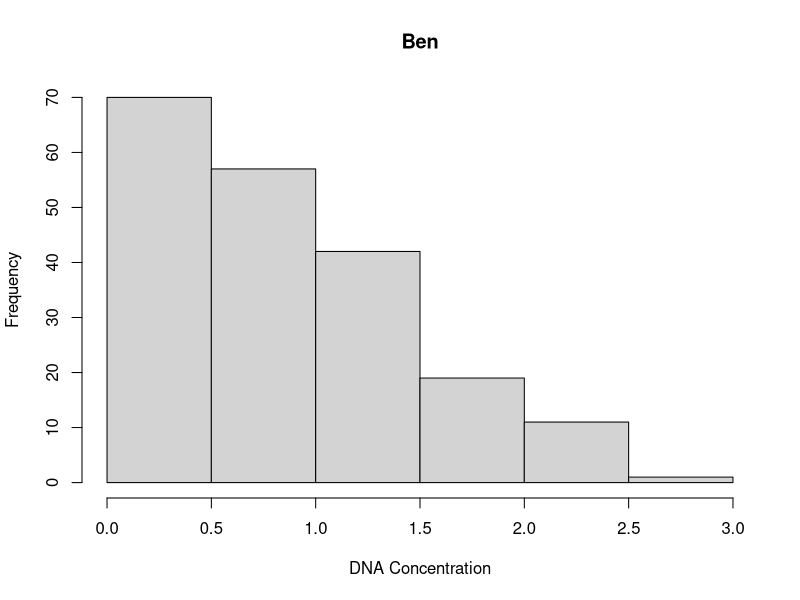
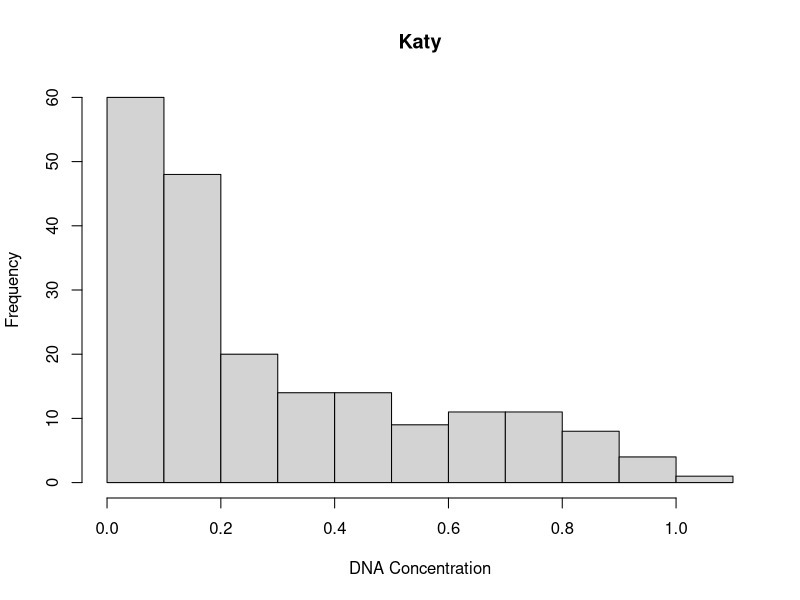
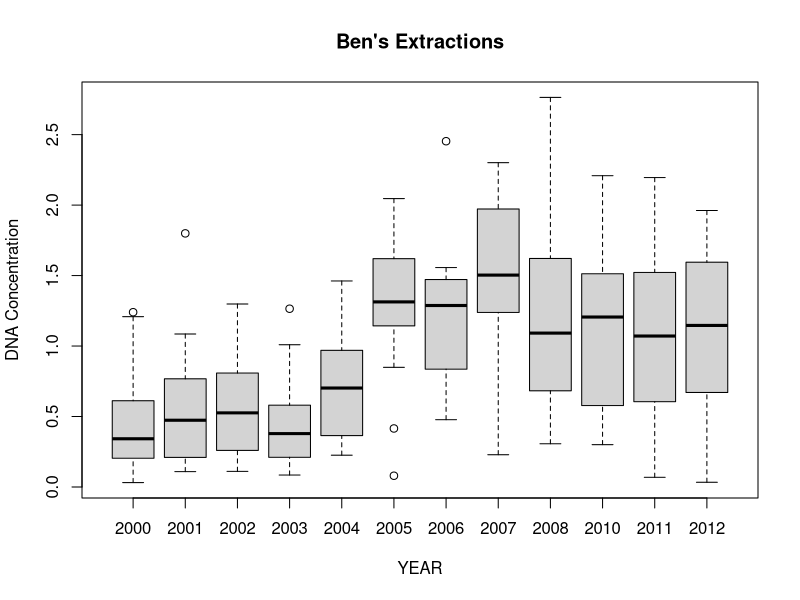
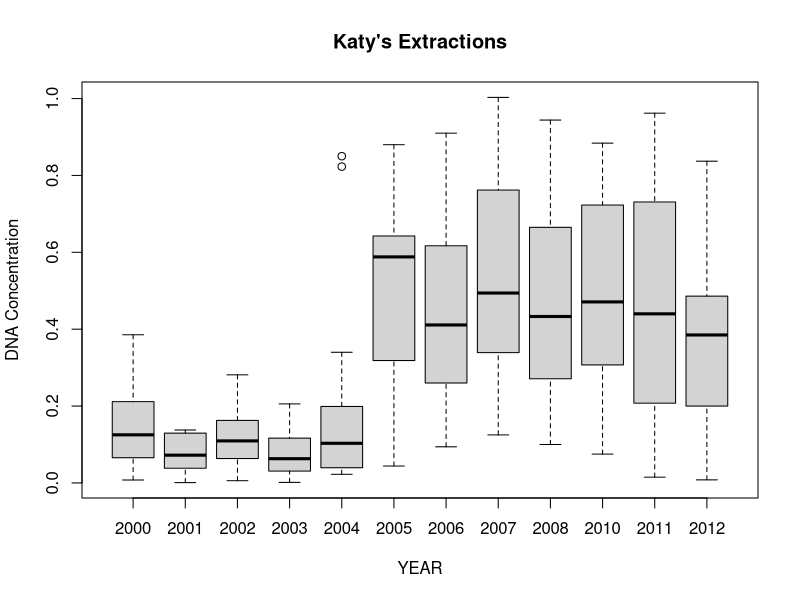
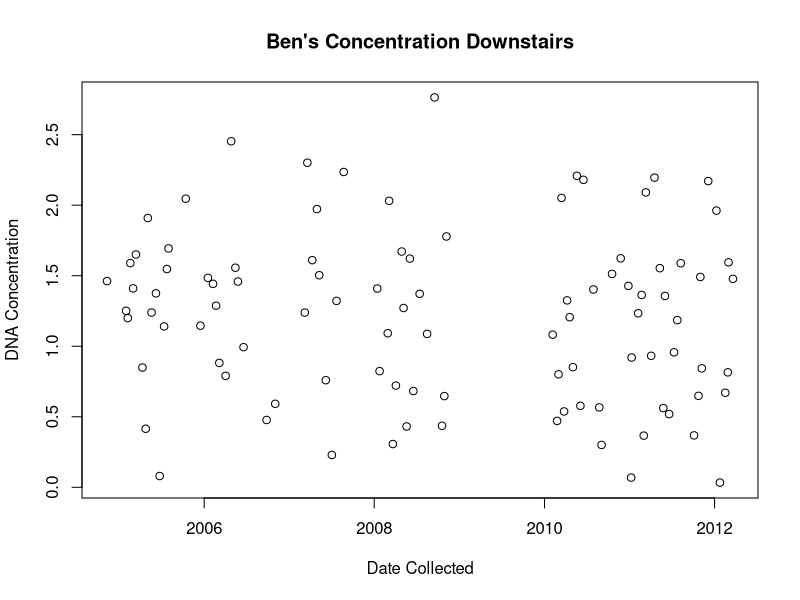
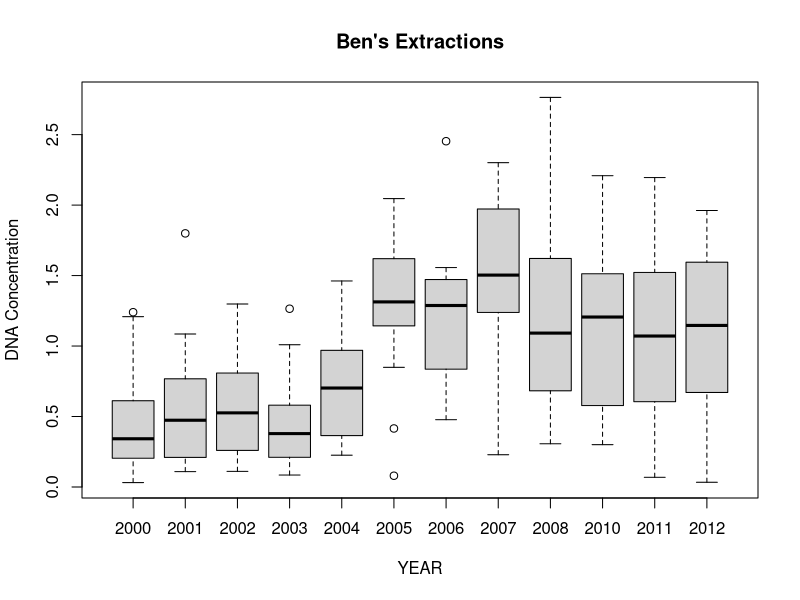
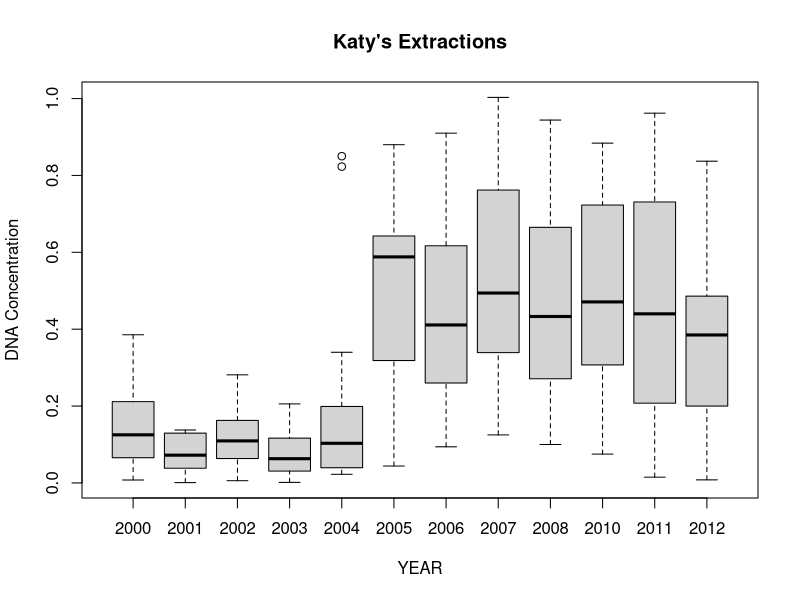
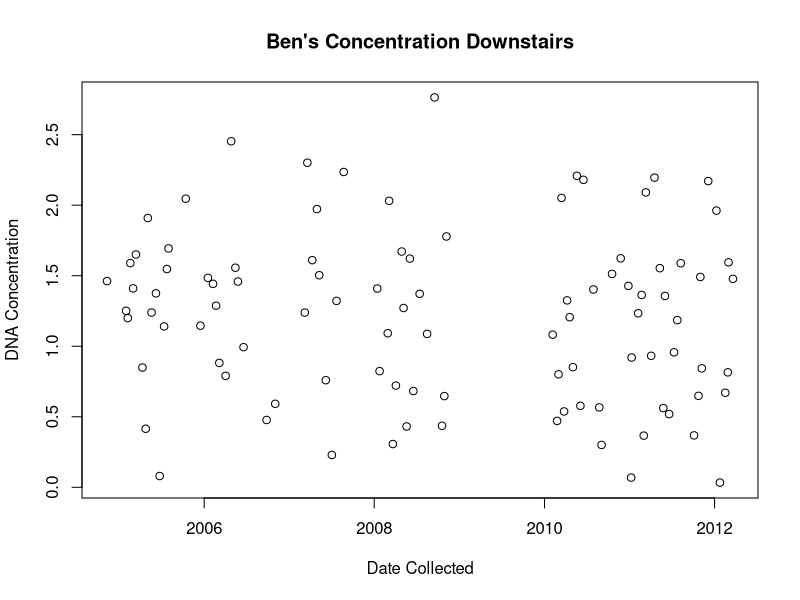

R code for these plots, in order:
library(tidyverse)
df <- read.csv("./Exam_1/DNA_Conc_by_Extraction_Date.csv")

glimpse(df)
summary(df$DNA_Concentration_Ben)

#part 1
#create separate histograms of the DNA concentrations for Katy and Ben. 
#Make sure to add nice labels to these (x-axis and main title).
hist(df$DNA_Concentration_Ben,main="Ben",xlab="DNA Concentration",ylab="Frequency")
hist(df$DNA_Concentration_Katy,main="Katy",xlab="DNA Concentration",ylab="Frequency")

#part 2
#Your second task is to look at DNA concentrations from the different extraction years. 
#One way to do this is a separate figure for each student is demonstrated in those two files:	ZAHN_Plot1.jpeg and ZAHN_Plot2.jpeg 
#Open those files in some image viewing program and take a look. I'd like you to re-create these exactly, including the labels.
#This is tricky, so I'll give a hint: the plot() function behaves differently depending on the classes of vectors that are given to it.

class(df$Year_Collected) #integer
class(df$DNA_Concentration_Ben) #numeric


df$Year_Collected <- as.factor(df$Year_Collected) #change Year_Collected to factor
class(df$Year_Collected) #now it's a factor

plot(y=df$DNA_Concentration_Ben,x=df$Year_Collected,
     main="Ben's Extractions",ylab="DNA Concentration",xlab="YEAR")
plot(y=df$DNA_Concentration_Katy,x=df$Year_Collected,
     main="Katy's Extractions",ylab="DNA Concentration",xlab="YEAR")

#part 3
#Once you have your code for creating the figures correctly, you need to
#save those two images in YOUR Exam_1 directory. 
#Name them similarly to how I named mine, but with your LASTNAME
#Make sure your code is saving the files. 
#Don't do it manually with the mouse!

jpeg("./Exam_1/JACOB_JAMES_Plot2.jpeg")
plot(y=df$DNA_Concentration_Ben,x=df$Year_Collected,
     main="Ben's Extractions",ylab="DNA Concentration",xlab="YEAR")
dev.off()

jpeg("./Exam_1/JACOB_JAMES_Plot1.jpeg")
plot(y=df$DNA_Concentration_Katy,x=df$Year_Collected,
     main="Katy's Extractions",ylab="DNA Concentration",xlab="YEAR")
dev.off()

#Part 4
#in which extraction YEAR, was Ben's performance the lowest RELATIVE TO Katy's performance?

ben_vs_katy <- df$DNA_Concentration_Ben - df$DNA_Concentration_Katy
min(ben_vs_katy)
bens_worst_relative <- which(ben_vs_katy == min(ben_vs_katy))

df[bens_worst_relative, "Year_Collected"]

#Part 5
#Subset the data frame so it's just the "Downstairs" lab.
#Now, make a scatterplot of the downstairs lab data such that "Date_Collected" 
#is on the x-axis and "DNA_Concentration_Ben" is on the y-axis. 
#Save this scatterplot as "Ben_DNA_over_time.jpg" in your Exam_1 directory.

down <- df %>% filter(Lab == "Downstairs")

down$Date_Collected <- as.POSIXct(down$Date_Collected)

plot(y=down$DNA_Concentration_Ben,x=down$Date_Collected,
     main="Ben's Concentration Downstairs", ylab="DNA Concentration",
     xlab="Date Collected")

jpeg("./Exam_1/Ben_DNA_over_time.jpg")
plot(y=down$DNA_Concentration_Ben,x=down$Date_Collected,
     main="Ben's Concentration Downstairs", ylab="DNA Concentration",
     xlab="Date Collected")
dev.off()

summary(down$DNA_Concentration_Ben)
#Bonus
#20 pts BONUS - For Ben, which year's extractions had the highest *average* DNA
#concentration and what is it?
#(code for correct answer and correct file named "Ben_Average_Conc.csv")

data.frame <- df %>%
  group_by(Year_Collected) %>%
  summarise(avg = mean(DNA_Concentration_Ben))

df2 <- data.frame
print(df2)

write.csv(df2,"./Exam_1/Ben_Average_Conc.csv", row.names = TRUE)

#ANSWER
#2007 had the highest average at 1.46